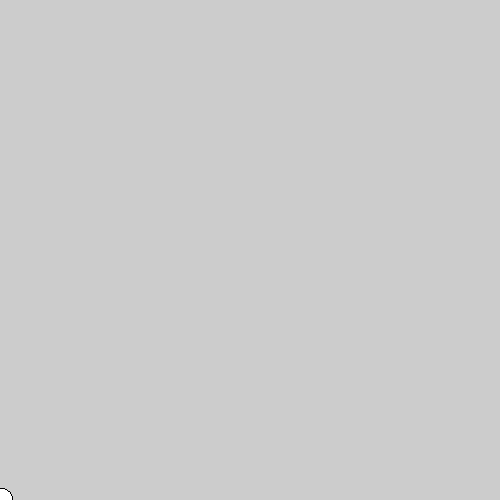
Frame 1 (no input)
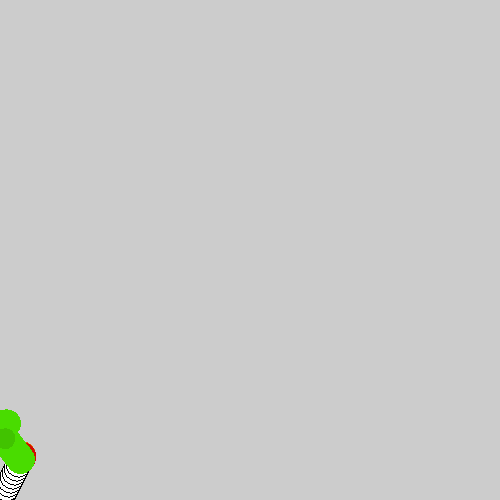
Frame 60 (the mouse pressed at the canvas centre just before this capture)
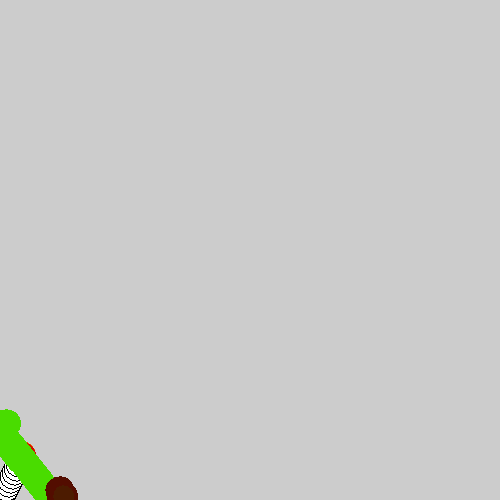
Frame 120 (the mouse held since frame 60 and released just before this capture)

The Processing sketch that drew these frames (run headless with seeded random() and noise(); from frame 60 on, the mouse is pressed at the canvas centre):

// Processing sketch: Zaliczenie_lekcji
// ── Zaliczenie_lekcji.pde
/*void setup() {
  size(500,500);
  background(0,0,200);
  frameRate(100);
  noSmooth();
  ellipse(250,250,width,height);
  surface.setResizable(true);
}

int i=0;
int j=0;
float pos=0;
int a=0;


void draw() 
{
  point(random(width),random(height));
  
  
  
  //background(210,300,210);
  pos=random(500);
  //strokeWeight(4);
  line(pos,0,pos,height);
  a+=2;
  line(a,0,a,height);
  if (a>width) 
  {
    a=0;
  }

  if (i>255)
  {
    i=0;
  }
  fill(0,i % 256,0);
  arc(width/2,height/2,width,height, radians(j-10), radians(j));
  j+=5;
  i+=5;
}


void keyPressed() {
 surface.setSize(round(random(200,500)),
                 round(random(200,500)));
}
*/









float FR=50;
float vh=200; //prędkość
float vx=100;
float maxV=100;
float h=0;
float x=0;
float count=0;

float B=1.00; //wydajność odbicia sprężystego

void setup()
{
  size(500,500);
  noSmooth();
  surface.setResizable(true);
  frameRate(FR);
}



void draw()
{
  if(floor(random(FR))==0)
  {
    vh=random(-maxV,maxV);
    vx=random(-maxV,maxV);
    fill(random(250),random(250),0);
    stroke(random(250),random(250),0);
    strokeWeight(4);
  }
  
 // background (0,0,200);
  //ellipse(random(3*width/7,4*width/7),height-h,width/20,height/20);
  ellipse(x,height-h,width/20,height/20);
  //vh+=ah*1/FR;
  h+=vh*1/FR;
  x+=vx*1/FR;
  
  //fill(x,h,random(x+h));
  
  
 
  
  
  count++;
  if(count % FR==0)
  {
    vh=random(-maxV,maxV);
    vx=random(-maxV,maxV);
  }

  if(h<0)
  {
  vh=-vh*B; h=0;
  }
  else
  if(height<h)
  {
    vh=-vh*B;    h=height;
  }
  else
  if(x<0)
  {
    vx=-vx*B; x=0;
  }
  else
  if(width<x)
  {
    vx=-vx*B; x= width;
  }
}
